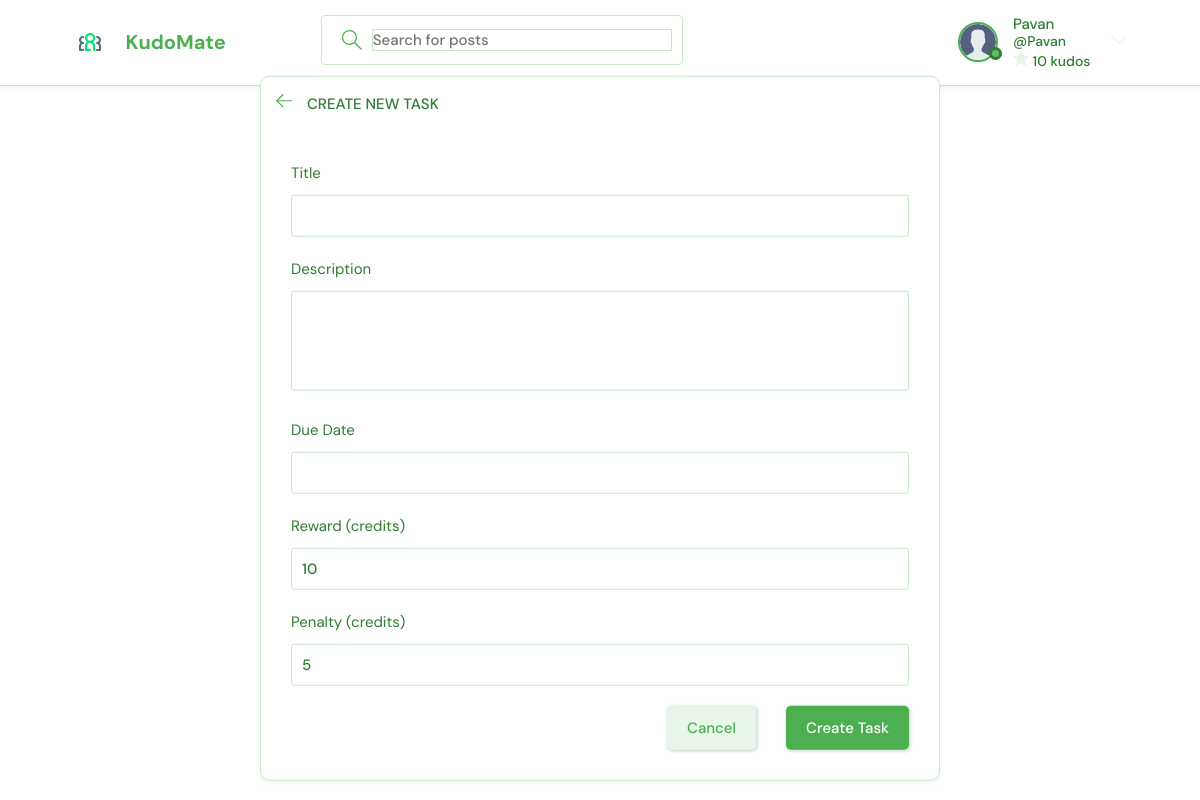
/tasks/create/ (signed in), run on the app's committed database.
### base/models.py (models this page shows)
class User(AbstractUser):
    name = models.CharField(max_length=200, null=True)
    email = models.EmailField(unique=True, null=True)
    bio = models.TextField(null=True)
    avatar = models.ImageField(null=True, default="avatar.svg")
    credits = models.IntegerField(default=0)
    USERNAME_FIELD = 'email'
    REQUIRED_FIELDS = ['username']  # email is automatically required by USERNAME_FIELD
    objects = UserManager()

### base/views.py (the view, shortened to what this page needs)
# urls.py: path('tasks/create/', views.create_task, name='create-task'),
@login_required(login_url='login')
def create_task(request):
    form = TaskForm()
    return render(request, 'base/task_form.html', {'form': form})

### base/forms.py
class TaskForm(ModelForm):
    class Meta:
        model = Task
        fields = ['title', 'description', 'due_date', 'reward', 'penalty']

### base/templates/base/task_form.html (shortened to what this page needs)
{% extends 'main.html' %}
{% block content %}
<main class="create-room layout">
  <div class="container">
    <div class="layout__box">
      <div class="layout__boxHeader">
        <div class="layout__boxTitle">
          <a href="{% url 'tasks' %}">
            <svg version="1.1" xmlns="http://www.w3.org/2000/svg" width="32" height="32" viewBox="0 0 32 32">
              <title>arrow-left</title>
              <path
                d="M13.723 2.286l-13.723 13.714 13.719 13.714 1.616-1.611-10.96-10.96h27.625v-2.286h-27.625l10.965-10.965-1.616-1.607z">
              </path>
            </svg>
          </a>
          <h3>Create New Task</h3>
        </div>
      </div>
      <div class="layout__body">
        <form class="form" method="post">
          <div class="form__group">
            <label for="id_title">Title</label>
            {{ form.title }}
          </div>
          <div class="form__group">
            <label for="id_description">Description</label>
            {{ form.description }}
          </div>
          <div class="form__group">
            <label for="id_due_date">Due Date</label>
            {{ form.due_date }}
          </div>
          <div class="form__group">
            <label for="id_reward">Reward (credits)</label>
            {{ form.reward }}
          </div>
          <div class="form__group">
            <label for="id_penalty">Penalty (credits)</label>
            {{ form.penalty }}
          </div>
          <div class="form__action">
            <a class="btn btn--dark" href="{% url 'tasks' %}">Cancel</a>
            <button class="btn btn--main" type="submit">Create Task</button>
          </div>
        </form>
      </div>
    </div>
  </div>
</main>
{% endblock %}

### templates/navbar.html (shortened to what this page needs)
{% load static %}
<header class="header header--loggedIn">
    <div class="container">
        <a href="{% url 'home' %}" class="header__logo">
            <img src="{% static 'images/logo.svg' %}" />
            <h1>KudoMate</h1>
        </a>
        <form class="header__search" method="GET" action="{% url 'home' %}">
            <label>
                <input name="q" placeholder="Search for posts" />
            </label>
        </form>
        <nav class="header__menu">
            {% if request.user.is_authenticated %}
            <div class="header__user">
                <a href="{% url 'update-user' %}">
                    <div class="avatar avatar--medium active">
                        <img src="{{request.user.avatar.url}}" />
                    </div>
                    <p>
                        {{request.user.username}}
                        <span>@{{request.user.username}}</span>
                        <span class="credits-display">
                            <svg version="1.1" xmlns="http://www.w3.org/2000/svg" width="32" height="32" viewBox="0 0 32 32">
                                <title>star</title>
                                <path d="M16 0l4.9 10.5 11.1 1.6-8 8.2 1.9 11.7-9.9-5.4-9.9 5.4 1.9-11.7-8-8.2 11.1-1.6z"></path>
                            </svg>
                            {{ request.user.credits }} kudos
                        </span>
                    </p>
                </a>
                <button class="dropdown-button">
                    <svg version="1.1" xmlns="http://www.w3.org/2000/svg" width="32" height="32" viewBox="0 0 32 32">
                        <title>chevron-down</title>
                        <path d="M16 21l-13-13h-3l16 16 16-16h-3l-13 13z"></path>
                    </svg>
                </button>
            </div>
            {% else %}
            <a href="{% url 'login' %}">
                <img src="{% static 'images/avatar.svg' %}" />
                <p>Login</p>
            </a>
            {% endif %}
        </nav>
    </div>
</header>

### static/styles/light-theme-override.css (style rules this page uses)
body { background-color: #FFFFFF !important; color: #2E7D32 !important; }
.header { background-color: #FFFFFF !important; border-bottom: 1px solid #C8E6C9 !important; box-shadow: 0 2px 4px rgba(76, 175, 80, 0.1) !important; }
.header__logo h1 { color: #4CAF50 !important; }
.roomListRoom, .activities, .layout__box, .room { background-color: #FFFFFF !important; border: 1px solid #C8E6C9 !important; box-shadow: 0 2px 4px rgba(76, 175, 80, 0.1) !important; }
.header__search > label { background-color: #FFFFFF !important; border: 1px solid #C8E6C9 !important; }
.header__search input { color: #2E7D32 !important; }
h1, h2, h3, h4, h5, h6, p, span { color: #2E7D32 !important; }
a { color: #4CAF50 !important; }
.btn--main { background-color: #4CAF50 !important; color: #FFFFFF !important; }
input, textarea, select { background-color: #FFFFFF !important; border: 1px solid #C8E6C9 !important; color: #2E7D32 !important; }
[class*="__box"], [class*="__header"], [class*="__content"] { background-color: #FFFFFF !important; }
* { color: #2E7D32; }

### data on the page
User: user.avatar (placeholder picture), user.username "Pavan", user.credits "10"
